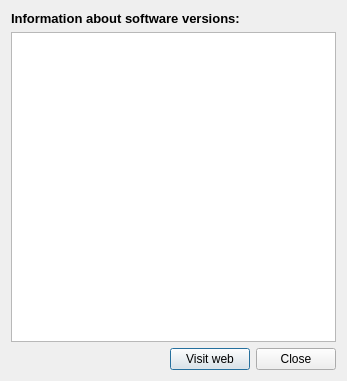
<?xml version="1.0" encoding="UTF-8"?>
<ui version="4.0">
 <class>plugin_information</class>
 <widget class="QDialog" name="plugin_information">
  <property name="geometry">
   <rect>
    <x>0</x>
    <y>0</y>
    <width>347</width>
    <height>381</height>
   </rect>
  </property>
  <property name="windowTitle">
   <string>Plugin information</string>
  </property>
  <layout class="QGridLayout" name="gridLayout_2">
   <item row="0" column="2">
    <layout class="QGridLayout" name="gridLayout">
     <item row="2" column="0">
      <widget class="QTextEdit" name="txt_info">
       <property name="font">
        <font>
         <pointsize>10</pointsize>
         <weight>75</weight>
         <italic>false</italic>
         <bold>true</bold>
        </font>
       </property>
      </widget>
     </item>
     <item row="1" column="0">
      <widget class="QLabel" name="lbl_version">
       <property name="font">
        <font>
         <pointsize>10</pointsize>
         <weight>75</weight>
         <italic>false</italic>
         <bold>true</bold>
        </font>
       </property>
       <property name="text">
        <string>Information about software versions:</string>
       </property>
      </widget>
     </item>
    </layout>
   </item>
   <item row="1" column="2">
    <layout class="QHBoxLayout" name="horizontalLayout">
     <item>
      <spacer name="horizontalSpacer">
       <property name="orientation">
        <enum>Qt::Horizontal</enum>
       </property>
       <property name="sizeHint" stdset="0">
        <size>
         <width>40</width>
         <height>20</height>
        </size>
       </property>
      </spacer>
     </item>
     <item>
      <widget class="QPushButton" name="btn_open_web">
       <property name="text">
        <string>Visit web</string>
       </property>
      </widget>
     </item>
     <item>
      <widget class="QPushButton" name="btn_close">
       <property name="text">
        <string>Close</string>
       </property>
      </widget>
     </item>
    </layout>
   </item>
  </layout>
  <zorder>gridLayoutWidget</zorder>
  <zorder>lbl_version</zorder>
  <zorder>horizontalLayoutWidget</zorder>
 </widget>
 <resources/>
 <connections/>
</ui>
